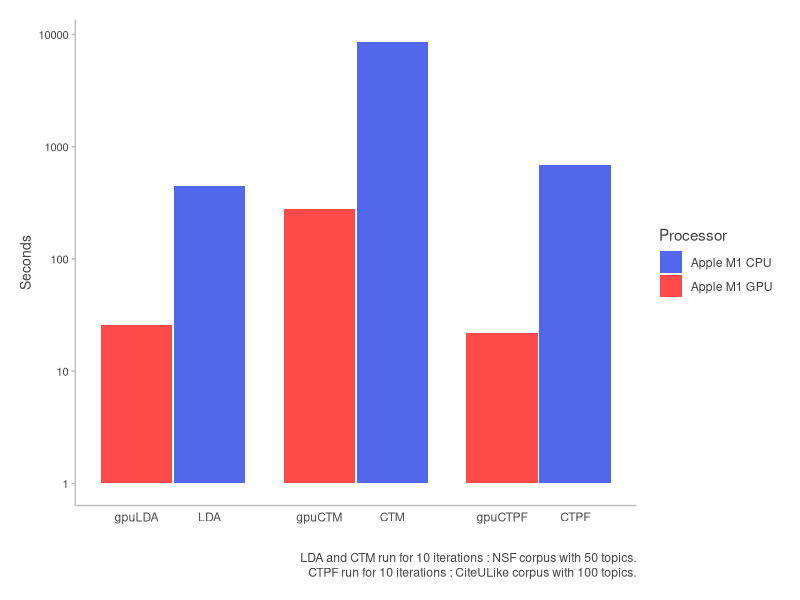

Source code (R): (Note: this script raises an error after producing the figure.)
library(ggplot2)

# 12 x 9
df = data.frame(x=c(1,2,3.5,4.5,6,7), label=c('gpuLDA', 'LDA', 'gpuCTM', 'CTM', 'gpuCTPF', 'CTPF'), Seconds=c(26, 444, 276, 8612, 22, 693), Processor=rep(c('Apple M1 GPU', 'Apple M1 CPU'), 3))
p = ggplot(df, aes(x=x, y=Seconds, fill=Processor)) +
    geom_bar(stat='identity', width=0.975) +
    scale_y_log10() +
    scale_fill_manual(values=c('#5168ed', '#ff4a4a')) +
    scale_x_continuous(breaks=df$x, label=df$label) +
    #scale_y_continuous(breaks=c(0,500,1000,1500,2000)) +
    theme(axis.title.x=element_blank(), axis.line.x=element_line(color='grey'), axis.ticks.x=element_blank()) +
    theme(axis.title.y=element_text(color='#424242', size=10), axis.line.y=element_line(color='grey'), axis.text.y=element_text(color='#424242', size=8), axis.ticks.y=element_line(color='grey')) +
    theme(legend.title=element_text(color='#424242'), legend.text=element_text(color='#424242')) +
    theme(plot.background=element_rect(fill='white', color=NA), panel.background=element_rect(fill='white'), panel.grid.major=element_blank(), panel.grid.minor=element_blank()) +
    theme(plot.caption=element_text(color='#424242', hjust=1, vjust=-6, lineheight=0.5)) +
    theme(plot.margin=unit(c(0.5,0.5,1.05,0.5), 'cm')) +
    labs(caption="LDA and CTM run for 10 iterations : NSF corpus with 50 topics.\n\nCTPF run for 10 iterations : CiteULike corpus with 100 topics.")

# 12 x 8
df = data.frame(p=1-ranks)
p = ggplot(df, aes(x=p)) +
    geom_histogram(color="white", fill="#5168ed", bins=50) +
    scale_x_continuous(breaks=0:10/10) +
    scale_y_continuous(breaks=c(0,1000,2000,3000,4000,5000)) +
    theme(axis.title.x=element_text(color='#424242', size=10), axis.line.x=element_line(color='grey'), axis.text.x=element_text(color='#424242', size=8), axis.ticks.x=element_line(color='grey')) +
    theme(axis.title.y=element_text(color='#424242', size=10), axis.line.y=element_line(color='grey'), axis.text.y=element_text(color='#424242', size=8), axis.ticks.y=element_line(color='grey')) +
    theme(legend.title=element_text(color='#424242'), legend.text=element_text(color='#424242')) +
    xlab("\nCiteULike Science Article Database : Collaborative topic Poisson factorization model with 100 topics.") +
    ylab("Documents") +
    theme(plot.background=element_rect(fill='white', color=NA), panel.background=element_rect(fill='white'), panel.grid.major=element_blank(), panel.grid.minor=element_blank())
